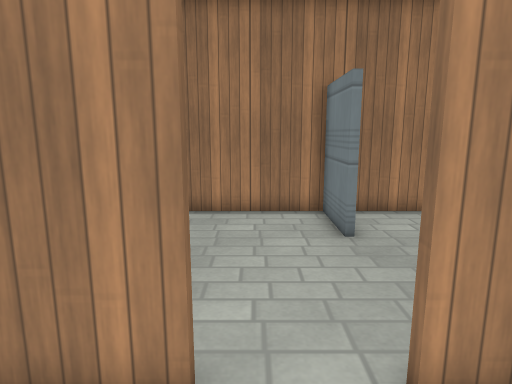
View 1 (above)

16 first-person views from a walk through a 3-D level made in the Godot game engine. The camera is 1.4 m above the floor, tilts 10° down and sees 75° across. The floor is counted in squares, 0.5 m on a side. Each view is taken from the middle of a square. On the plan, view 1 faces up. The plan holds only what a view shows up to about 20 squares ahead; the rest is blank. Surface patterns are stand-ins for the level's own textures.

View 2
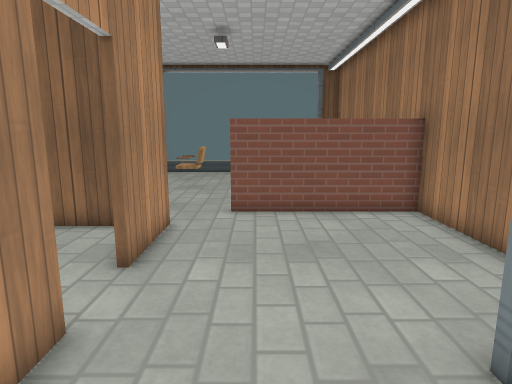

View 3
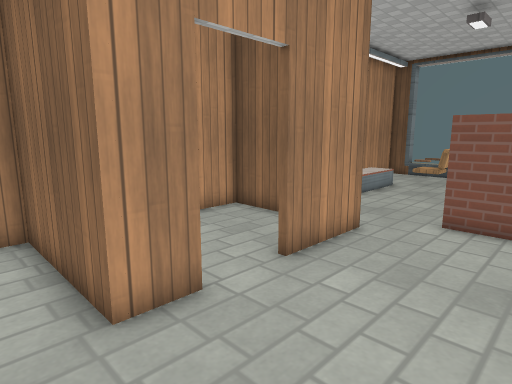

View 4
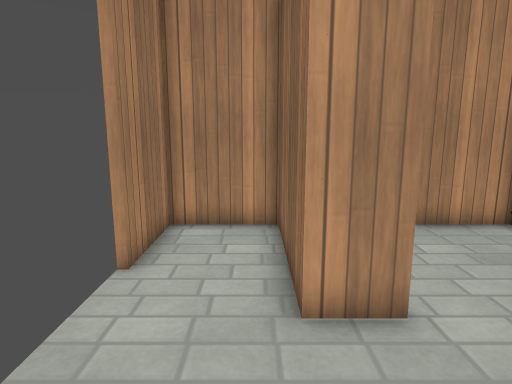

View 5
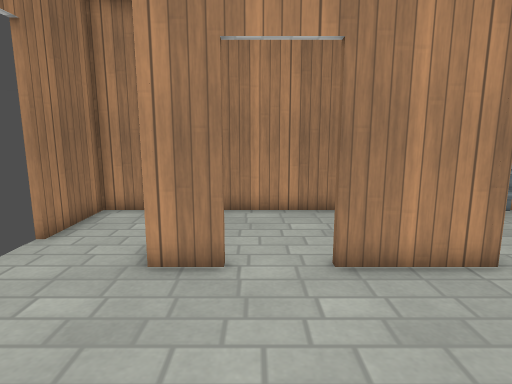

View 6
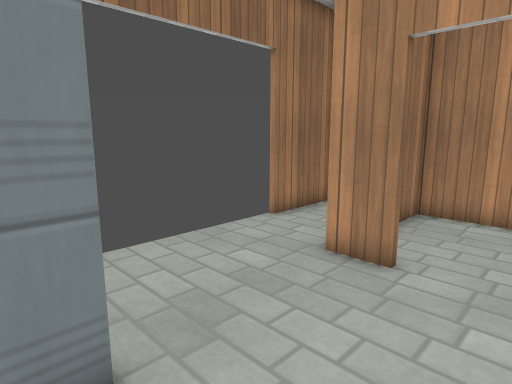

View 7
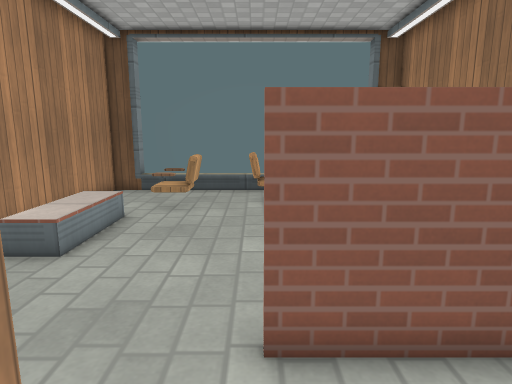

View 8
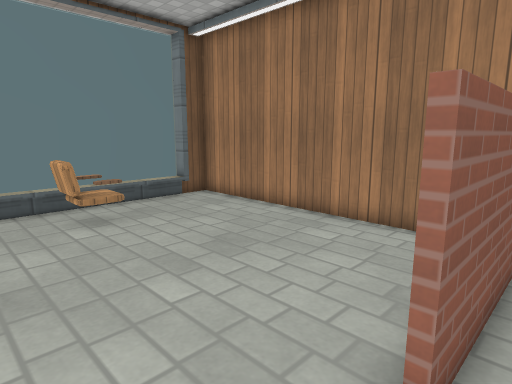

View 9
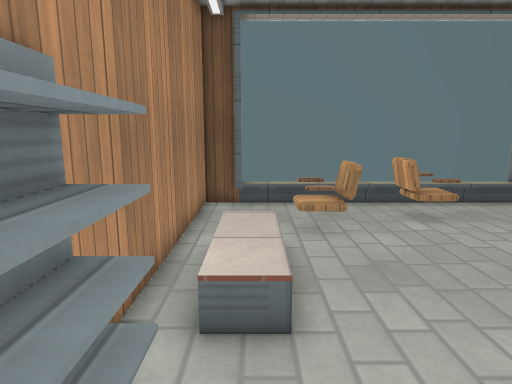

View 10
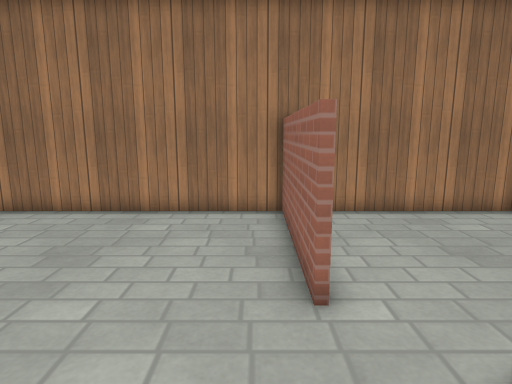

View 11
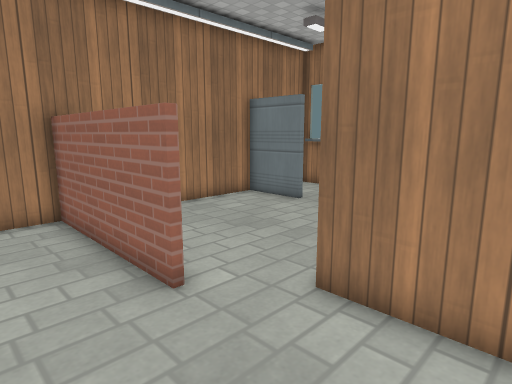

View 12
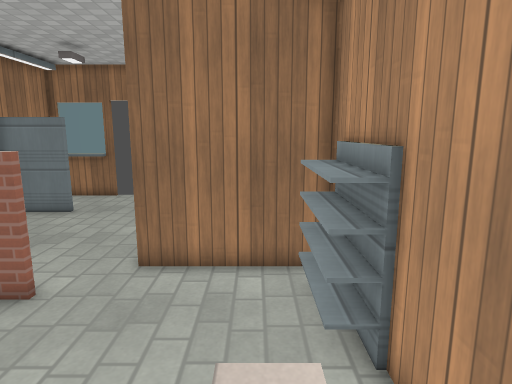

View 13
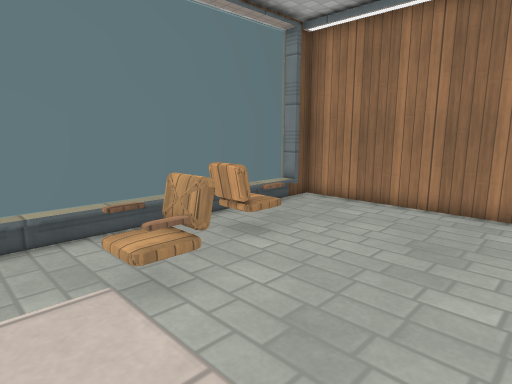

View 14
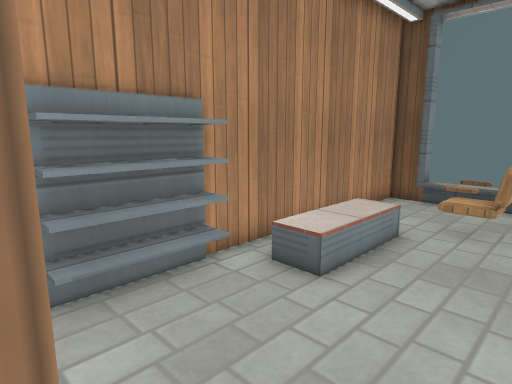

View 15
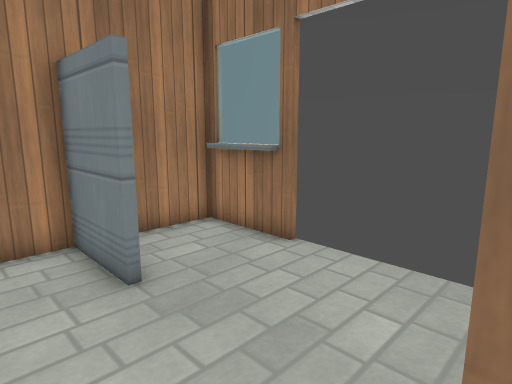

View 16
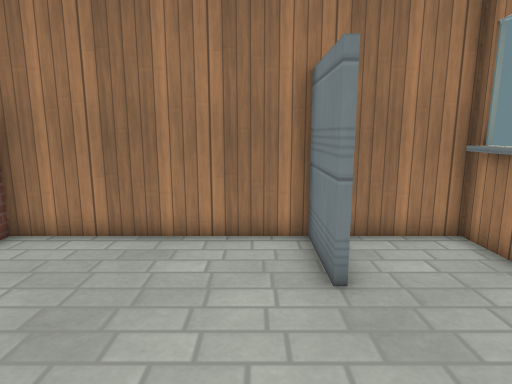

### Floor plan
Key: @ floor where view 1 was taken; # wall or solid block; x gap in a wall; . main floor; : floor 0.5 m higher than the main floor; / step, stairs or slope; C chair; O other object.
Columns run from 19 left of view 1 to 7 right of it. Each row starts with its distance up from view 1.
 12 ##########################
 11 ##...........#.......##..#
 10 ##...........#.......##..##
  9  O...........#.......##..##
  8  O...........#............
  7  O...........#............
  6  O.OC........#............
  5  OCCC.....................
  4  O........................
  3  O..CC.........####..##...
  2  O..Ox.........#......#...
  1  O.............#......#...#
  0  O..../:::.....#...@..#...#
 -1 ##....////.OOOO#......#...#
 -2  ###########OO#############

Where each view was taken, in squares from view 1:
view 1: 0 up, 0 right, facing up
view 2: 6 up, 6 right, facing left
view 3: 8 up, 5 right, facing down-left
view 4: 8 up, 4 right, facing down
view 5: 10 up, 1 right, facing down
view 6: 10 up, 1 left, facing down-right
view 7: 5 up, 2 left, facing left
view 8: 2 up, 5 left, facing up-left
view 9: 0 up, 5 left, facing left
view 10: 0 up, 7 left, facing up
view 11: 0 up, 9 left, facing up-right
view 12: 0 up, 13 left, facing right
view 13: 1 down, 9 left, facing up-left
view 14: 4 up, 4 left, facing down-left
view 15: 3 up, 0 right, facing up-right
view 16: 3 up, 1 right, facing up
